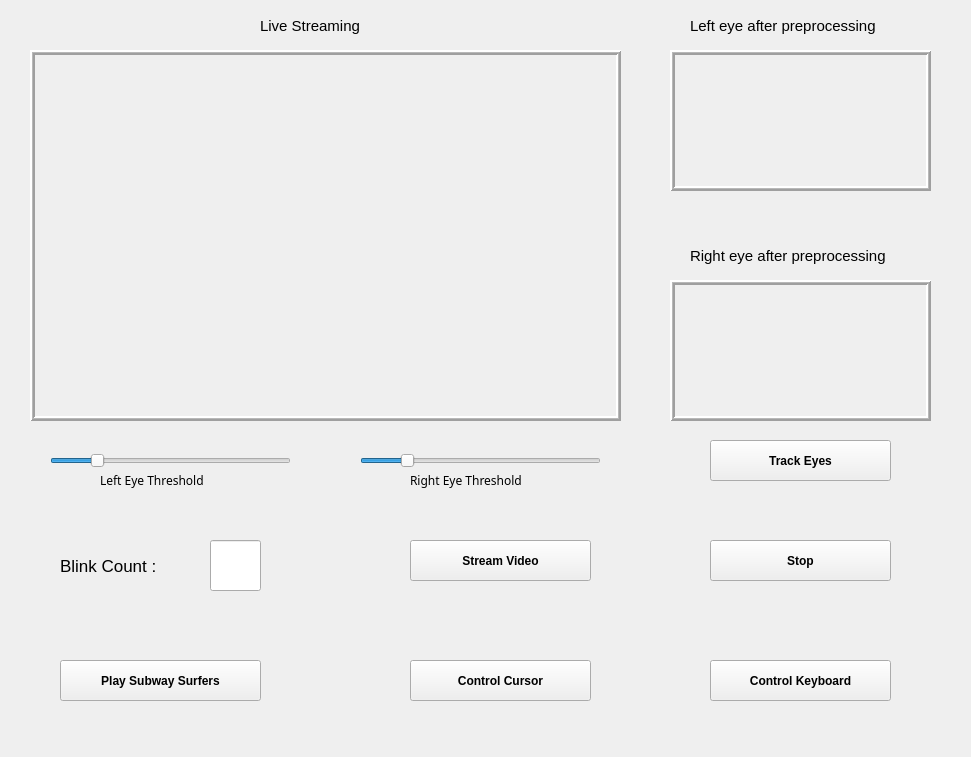
<?xml version="1.0" encoding="UTF-8"?>
<ui version="4.0">
 <class>Form</class>
 <widget class="QWidget" name="Form">
  <property name="geometry">
   <rect>
    <x>0</x>
    <y>0</y>
    <width>971</width>
    <height>757</height>
   </rect>
  </property>
  <property name="font">
   <font>
    <pointsize>12</pointsize>
    <weight>50</weight>
    <bold>false</bold>
   </font>
  </property>
  <property name="windowTitle">
   <string>The Eyenput</string>
  </property>
  <widget class="QLabel" name="frame_window">
   <property name="geometry">
    <rect>
     <x>30</x>
     <y>50</y>
     <width>591</width>
     <height>371</height>
    </rect>
   </property>
   <property name="frameShape">
    <enum>QFrame::Box</enum>
   </property>
   <property name="frameShadow">
    <enum>QFrame::Raised</enum>
   </property>
   <property name="lineWidth">
    <number>2</number>
   </property>
   <property name="midLineWidth">
    <number>1</number>
   </property>
   <property name="text">
    <string/>
   </property>
  </widget>
  <widget class="QSlider" name="left_eye_thresh_slider">
   <property name="geometry">
    <rect>
     <x>50</x>
     <y>450</y>
     <width>241</width>
     <height>21</height>
    </rect>
   </property>
   <property name="maximum">
    <number>255</number>
   </property>
   <property name="value">
    <number>45</number>
   </property>
   <property name="orientation">
    <enum>Qt::Horizontal</enum>
   </property>
  </widget>
  <widget class="QSlider" name="right_eye_thresh_slider">
   <property name="geometry">
    <rect>
     <x>360</x>
     <y>450</y>
     <width>241</width>
     <height>21</height>
    </rect>
   </property>
   <property name="maximum">
    <number>255</number>
   </property>
   <property name="value">
    <number>45</number>
   </property>
   <property name="orientation">
    <enum>Qt::Horizontal</enum>
   </property>
  </widget>
  <widget class="QLabel" name="label">
   <property name="geometry">
    <rect>
     <x>100</x>
     <y>470</y>
     <width>141</width>
     <height>20</height>
    </rect>
   </property>
   <property name="font">
    <font>
     <family>MS Reference Sans Serif</family>
     <pointsize>9</pointsize>
     <weight>50</weight>
     <italic>false</italic>
     <bold>false</bold>
    </font>
   </property>
   <property name="text">
    <string>Left Eye Threshold</string>
   </property>
  </widget>
  <widget class="QLabel" name="label_2">
   <property name="geometry">
    <rect>
     <x>410</x>
     <y>470</y>
     <width>151</width>
     <height>20</height>
    </rect>
   </property>
   <property name="font">
    <font>
     <family>MS Reference Sans Serif</family>
     <pointsize>9</pointsize>
     <weight>50</weight>
     <italic>false</italic>
     <bold>false</bold>
    </font>
   </property>
   <property name="text">
    <string>Right Eye Threshold</string>
   </property>
  </widget>
  <widget class="QPushButton" name="pb_start">
   <property name="geometry">
    <rect>
     <x>410</x>
     <y>540</y>
     <width>181</width>
     <height>41</height>
    </rect>
   </property>
   <property name="font">
    <font>
     <pointsize>9</pointsize>
     <weight>75</weight>
     <bold>true</bold>
    </font>
   </property>
   <property name="text">
    <string>Stream Video</string>
   </property>
   <property name="flat">
    <bool>false</bool>
   </property>
  </widget>
  <widget class="QPushButton" name="pb_stop">
   <property name="geometry">
    <rect>
     <x>710</x>
     <y>540</y>
     <width>181</width>
     <height>41</height>
    </rect>
   </property>
   <property name="font">
    <font>
     <pointsize>9</pointsize>
     <weight>75</weight>
     <bold>true</bold>
    </font>
   </property>
   <property name="text">
    <string>Stop</string>
   </property>
   <property name="flat">
    <bool>false</bool>
   </property>
  </widget>
  <widget class="QLabel" name="label_3">
   <property name="geometry">
    <rect>
     <x>60</x>
     <y>550</y>
     <width>131</width>
     <height>31</height>
    </rect>
   </property>
   <property name="font">
    <font>
     <pointsize>13</pointsize>
    </font>
   </property>
   <property name="text">
    <string>Blink Count :</string>
   </property>
  </widget>
  <widget class="QLineEdit" name="fill_count">
   <property name="geometry">
    <rect>
     <x>210</x>
     <y>540</y>
     <width>51</width>
     <height>51</height>
    </rect>
   </property>
   <property name="font">
    <font>
     <pointsize>12</pointsize>
     <kerning>true</kerning>
    </font>
   </property>
   <property name="layoutDirection">
    <enum>Qt::LeftToRight</enum>
   </property>
   <property name="text">
    <string/>
   </property>
  </widget>
  <widget class="QPushButton" name="pb_sub_surf">
   <property name="geometry">
    <rect>
     <x>60</x>
     <y>660</y>
     <width>201</width>
     <height>41</height>
    </rect>
   </property>
   <property name="font">
    <font>
     <pointsize>9</pointsize>
     <weight>75</weight>
     <bold>true</bold>
    </font>
   </property>
   <property name="text">
    <string>Play Subway Surfers</string>
   </property>
   <property name="flat">
    <bool>false</bool>
   </property>
  </widget>
  <widget class="QPushButton" name="pb_control_cursor">
   <property name="geometry">
    <rect>
     <x>410</x>
     <y>660</y>
     <width>181</width>
     <height>41</height>
    </rect>
   </property>
   <property name="font">
    <font>
     <pointsize>9</pointsize>
     <weight>75</weight>
     <bold>true</bold>
    </font>
   </property>
   <property name="text">
    <string>Control Cursor</string>
   </property>
   <property name="flat">
    <bool>false</bool>
   </property>
  </widget>
  <widget class="QPushButton" name="pb_cont_keyboard">
   <property name="geometry">
    <rect>
     <x>710</x>
     <y>660</y>
     <width>181</width>
     <height>41</height>
    </rect>
   </property>
   <property name="font">
    <font>
     <pointsize>9</pointsize>
     <weight>75</weight>
     <bold>true</bold>
    </font>
   </property>
   <property name="text">
    <string>Control Keyboard</string>
   </property>
   <property name="flat">
    <bool>false</bool>
   </property>
  </widget>
  <widget class="QLabel" name="left_eye_window">
   <property name="geometry">
    <rect>
     <x>670</x>
     <y>50</y>
     <width>261</width>
     <height>141</height>
    </rect>
   </property>
   <property name="frameShape">
    <enum>QFrame::Box</enum>
   </property>
   <property name="frameShadow">
    <enum>QFrame::Raised</enum>
   </property>
   <property name="lineWidth">
    <number>2</number>
   </property>
   <property name="midLineWidth">
    <number>1</number>
   </property>
   <property name="text">
    <string/>
   </property>
  </widget>
  <widget class="QLabel" name="label_4">
   <property name="geometry">
    <rect>
     <x>260</x>
     <y>10</y>
     <width>121</width>
     <height>31</height>
    </rect>
   </property>
   <property name="font">
    <font>
     <pointsize>11</pointsize>
    </font>
   </property>
   <property name="text">
    <string>Live Streaming</string>
   </property>
  </widget>
  <widget class="QLabel" name="label_5">
   <property name="geometry">
    <rect>
     <x>690</x>
     <y>10</y>
     <width>221</width>
     <height>31</height>
    </rect>
   </property>
   <property name="font">
    <font>
     <pointsize>11</pointsize>
    </font>
   </property>
   <property name="text">
    <string>Left eye after preprocessing </string>
   </property>
  </widget>
  <widget class="QLabel" name="right_eye_window">
   <property name="geometry">
    <rect>
     <x>670</x>
     <y>280</y>
     <width>261</width>
     <height>141</height>
    </rect>
   </property>
   <property name="frameShape">
    <enum>QFrame::Box</enum>
   </property>
   <property name="frameShadow">
    <enum>QFrame::Raised</enum>
   </property>
   <property name="lineWidth">
    <number>2</number>
   </property>
   <property name="midLineWidth">
    <number>1</number>
   </property>
   <property name="text">
    <string/>
   </property>
  </widget>
  <widget class="QLabel" name="label_6">
   <property name="geometry">
    <rect>
     <x>690</x>
     <y>240</y>
     <width>231</width>
     <height>31</height>
    </rect>
   </property>
   <property name="font">
    <font>
     <pointsize>11</pointsize>
    </font>
   </property>
   <property name="text">
    <string>Right eye after preprocessing </string>
   </property>
  </widget>
  <widget class="QPushButton" name="pb_track_eyes">
   <property name="geometry">
    <rect>
     <x>710</x>
     <y>440</y>
     <width>181</width>
     <height>41</height>
    </rect>
   </property>
   <property name="font">
    <font>
     <pointsize>9</pointsize>
     <weight>75</weight>
     <bold>true</bold>
    </font>
   </property>
   <property name="text">
    <string>Track Eyes</string>
   </property>
   <property name="flat">
    <bool>false</bool>
   </property>
  </widget>
 </widget>
 <resources/>
 <connections/>
</ui>
